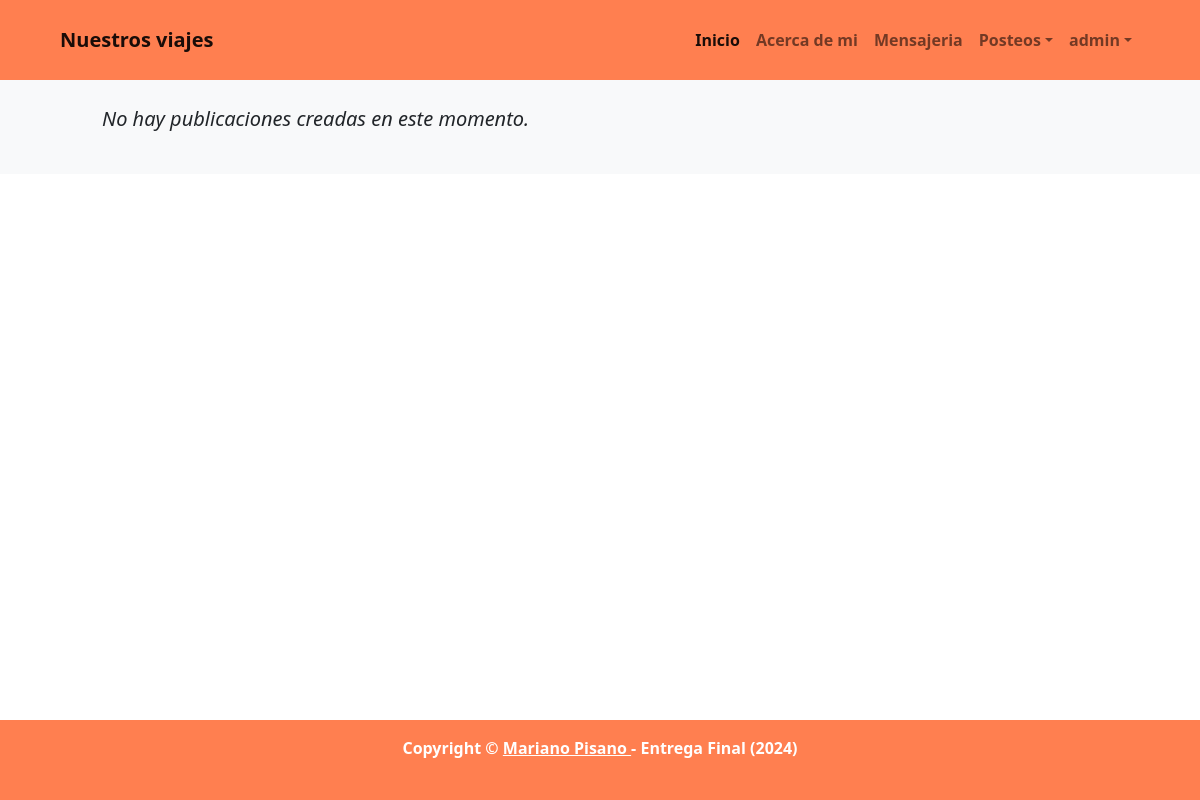
Before: /posteos/ (signed in) with the older database file.
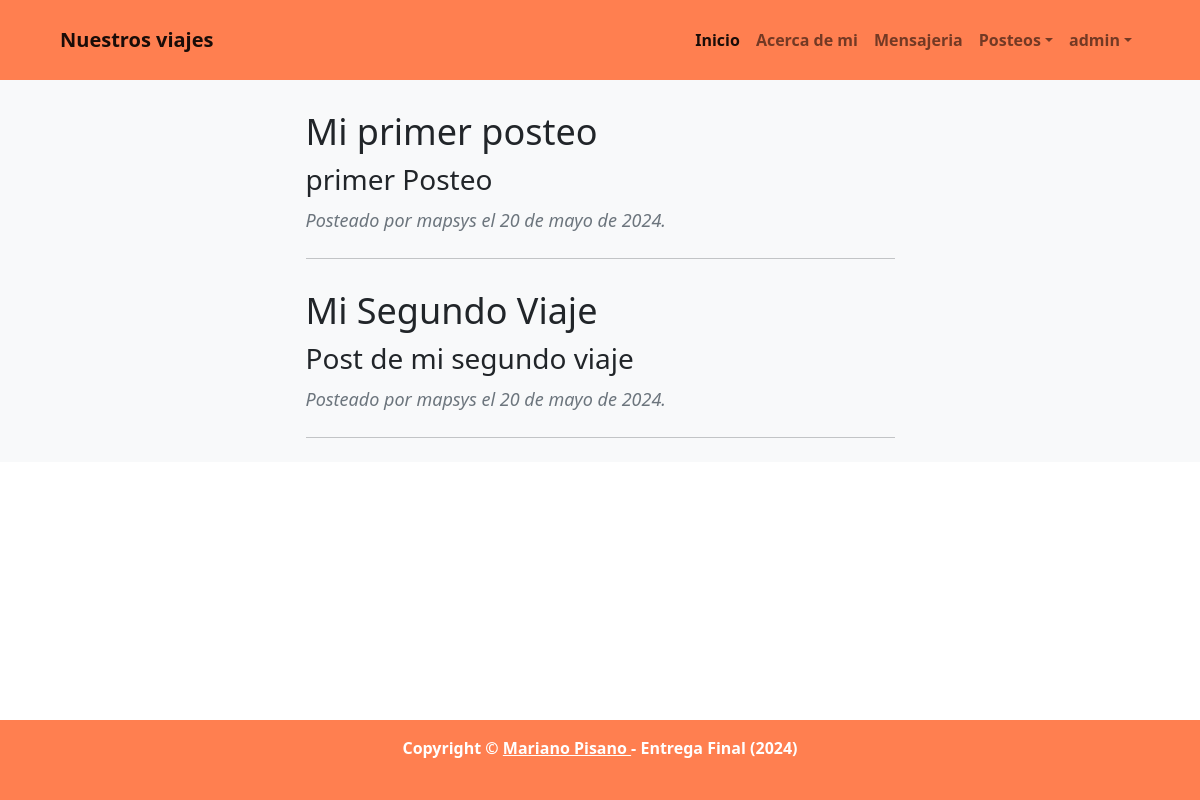
After: the same page with the newer database file.
### posteos/models.py (models this page shows)
class Posteo(models.Model):
    titulo         = models.CharField(max_length=255)
    subtitulo      = models.CharField(max_length=255)
    contenido      = RichTextField(null=True)
    autor          = models.ForeignKey(User, on_delete=models.CASCADE)
    fecha_creacion = models.DateField(auto_now_add=True, auto_now=False)
    imagen         = models.ImageField(upload_to='galeria', null=True, blank=True)

### posteos/views.py (the view)
# urls.py: path("", views.posteo_list, name="home"),
@login_required
def posteo_list(request):
    consulta = request.GET.get("consulta", None)
    if consulta:
        print(consulta)
        query = models.Posteo.objects.filter(titulo__icontains=consulta)
    else:
        query = models.Posteo.objects.all()
    context = {"posts": query}
    return render(request, "posteos/posteo_list.html", context)

### posteos/templates/posteos/posteo_list.html (shortened to what this page needs)
{% extends 'core/base.html' %}
{% load static %}
{% block bloque_contenido %}
<section class="bg-light">
    <div class="container px-4 px-lg-5">
        {% if posts %}
            <div class="row gx-4 gx-lg-5 justify-content-center">
                <div class="col-md-10 col-lg-8 col-xl-7">
                    {% for post in posts %}
                        <div class="post-preview">
                            <a href={% url 'posteos:posteo_detail' post.id %}>
                                <h2 class="post-title">{{ post.titulo }}</h2>
                                <h3 class="post-subtitle">{{ post.subtitulo }}</h3>
                            </a>
                            <p class="post-meta">
                                Posteado por {{ post.autor }} el {{ post.fecha_creacion }}.
                            </p>
                        </div>
                        <hr class="my-4"/>
                    {% endfor %}
                </div>
            </div>
        {% else %}
            <div class="p-3 p-lg-4 lead fst-italic">
                <p>No hay publicaciones creadas en este momento.</p>
            </div>
        {% endif %}
    </div>
</section>
{% endblock bloque_contenido %}

### core/templates/core/base.html (shortened to what this page needs)
{% load static %}
<!DOCTYPE html>
<html lang="en">
<head>
    {% load static %}
    <link rel="stylesheet"
          href="https://cdn.jsdelivr.net/npm/bootstrap-icons@1.9.1/font/bootstrap-icons.css">
    <link href="{% static 'css/styles.css' %}" rel="stylesheet" />
</head>
<body>
{% load static %}
<nav style="background-color: coral;
            color: black;
            font-weight: bold;
            height: 80px"
     class="navbar navbar-expand-lg navbar-light ">
  <div class="container-fluid">
    <a class="navbar-brand px-5 " href="{% url 'core:home' %}">Nuestros viajes</a>
    <div class="collapse navbar-collapse me-5" id="navbarSupportedContent">
      <ul class="navbar-nav ms-auto py-4 py-lg-0">
        <li class="nav-item">
          <a class="nav-link active"
             aria-current="page"
             href="{% url 'core:home' %}">Inicio</a>
        </li>
        <li class="nav-item">
          <a class="nav-link"
             href="{% url 'core:about' %}">Acerca de mi</a>
        </li>
        {% if request.user.is_authenticated %}
          <li class="nav-item">
            <a class="nav-link" href="{% url 'mensajes:home' %}">Mensajeria</a>
          </li>
          <li class="nav-item dropdown">
            <a class="nav-link dropdown-toggle"
               href="#"
               role="button"
               data-bs-toggle="dropdown"
               aria-expanded="false">Posteos</a>
          </li>
          <li class="nav-item dropdown">
            <a class="nav-link dropdown-toggle"
               href="#"
               role="button"
               data-bs-toggle="dropdown"
               aria-expanded="false">{{ request.user.username }}</a>
          </li>
        {% endif %}
      </ul>
    </div>
  </div>
</nav>
{% block bloque_contenido %}
{% endblock bloque_contenido %}
<footer style="background-color: coral;
               color: black;
               font-weight: bold;
               height: 80px"
        class="footer mt-auto py-3 fixed-bottom">
  <div class="container">
    <p class="m-0 text-center text-white">
      Copyright &copy;
      <a href="{% url 'core:about' %}" style="color: white; text-decoration: underline;">
        Mariano Pisano
      </a>
      - Entrega Final (2024)
    </p>
  </div>
</footer>
</body>
</html>

Changed rows visible on the page:
added Posteo: titulo "Mi primer posteo", subtitulo "primer Posteo", autor "mapsys", fecha_creacion "20 de mayo de 2024"
added Posteo: titulo "Mi Segundo Viaje", subtitulo "Post de mi segundo viaje", autor "mapsys", fecha_creacion "20 de mayo de 2024"
Other visible differences:
text no longer shown: "No hay publicaciones creadas en este momento."
